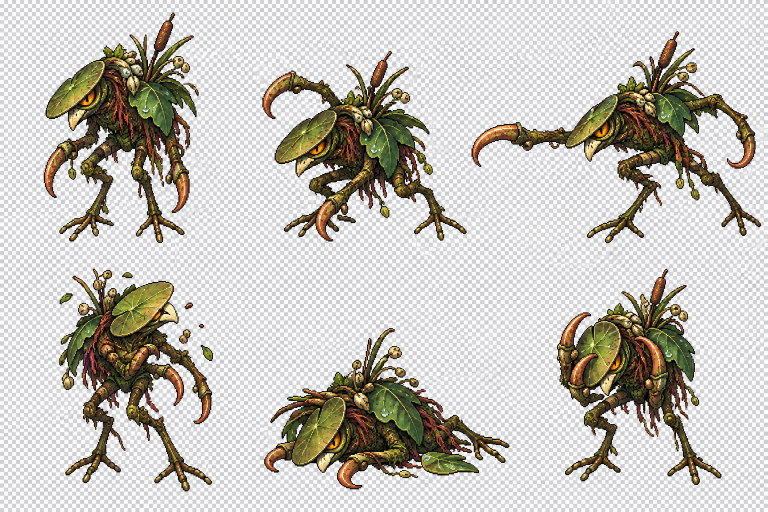
#> input picture games/chronoforge-echo/art/sources/bog-stalker-source.png, 1536 x 1024 px (shown at 1/2 size)
$ python compare-refs.py ../../../chronoforge-echo/art/sources/bog-stalker-source.png ../../../chronoforge-echo/art/sources/civic-culture-source.png
#> lines starting #> are read from the running program, lines starting #| are printed output that depends on the picture; after the words box and inside, x2 and y2 are one past the last pixel; in counts of white or black regions, pixels touching at a corner belong together
"""Compare two reference images as the shape pipeline sees them. Read-only.

  python3 docs/phase2/compare-refs.py <a.png> <b.png>

Needs Pillow and numpy:
  source docs/phase2/3d-gen/Hunyuan3D-2.1-mlx/.venv/bin/activate

Written to settle whether two inputs that produced different pipeline outcomes
were actually different inputs. Reports the chroma background, the subject's
framing, and the statistics of the 518-square tensor that reaches DINOv2 after
pipeline_mlx.preprocess_image — which is the only thing the model ever sees.
"""
import sys

import numpy as np
from PIL import Image

ENCODER_SIZE = 518  # ShapePipeline.image_encoder.image_size


def green_mask(rgb):
    r, g, b = (rgb[..., i].astype(np.int16) for i in range(3))
    return (g > 120) & (g - r > 45) & (g - b > 45)


def as_model_sees_it(path):
    """Mirror pipeline_mlx.preprocess_image: composite RGBA on white, resize, scale."""
    im = Image.open(path)
    if im.mode == "RGBA":
        bg = Image.new("RGB", im.size, (255, 255, 255))
        bg.paste(im, mask=im.split()[3])
        im = bg
    else:
        im = im.convert("RGB")
    im = im.resize((ENCODER_SIZE, ENCODER_SIZE), Image.BILINEAR)
    return np.asarray(im, dtype=np.float32) / 127.5 - 1.0


def report(path):
    im = Image.open(path)
    rgb = np.asarray(im.convert("RGB"))
    h, w = rgb.shape[:2]
    print(f"\n=== {path}  mode={im.mode} size={im.size}")

    if im.mode == "RGBA":
        alpha = np.asarray(im)[..., 3]
        # All-opaque alpha makes the composite-on-white a no-op, so an RGBA file
        # is not automatically a keyed one.
        print(f"  alpha: min={alpha.min()} max={alpha.max()} "
              f"opaque={(alpha == 255).mean():.3f} clear={(alpha == 0).mean():.3f}")

    mask = green_mask(rgb)
    if mask.any():
        px = rgb[mask].astype(np.float32)
        print(f"  green bg: frac={mask.mean():.3f} "
              f"mean={px.mean(0).round(1)} std={px.std(0).round(1)}")
    ys, xs = np.where(~mask)
    if len(ys):
        print(f"  subject: h_frac={(ys.max() - ys.min() + 1) / h:.3f} "
              f"w_frac={(xs.max() - xs.min() + 1) / w:.3f} "
              f"margins t={ys.min() / h:.3f} b={(h - 1 - ys.max()) / h:.3f}")

    t = as_model_sees_it(path)
    print(f"  as fed to DINOv2 ({ENCODER_SIZE}²): "
          f"mean={t.mean():+.4f} std={t.std():.4f}")
    return t


def main():
    if len(sys.argv) != 3:
        sys.exit(__doc__)
    a, b = sys.argv[1], sys.argv[2]
    ta, tb = report(a), report(b)
#> in report, im is the input picture: PIL image 1536x1024 RGB; mean R, G, B 197, 193.8, 186.7
#| === ../../../chronoforge-echo/art/sources/bog-stalker-source.png  mode=RGB size=(1536, 1024)
#> in green_mask, `return (g > 120) & (g - r > 45) & (g - b > 45)`:
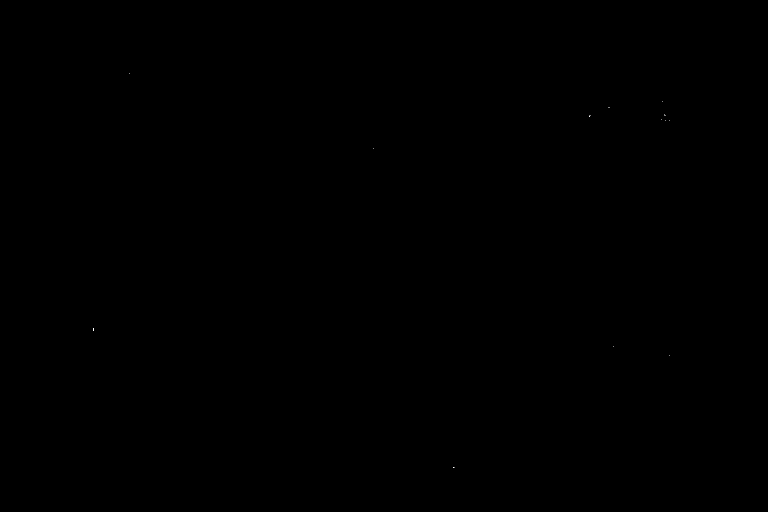
#> returned value: shape (1024, 1536) bool (shown at 1/2 size); 0% white in thin lines or dots, all inside (x1, y1, x2, y2) = (186, 146, 1340, 936)
#> in report, `px = rgb[mask].astype(np.float32)`: px = 29 rows, first 8: [158, 205, 152], [96, 144, 71], [127, 177, 122], [137, 185, 136], [104, 151, 103], [111, 162, 113], [117, 172, 118], [151, 198, 122]
#|   green bg: frac=0.000 mean=[108.6 158.   87.3] std=[20.9 20.7 31.5]
#|   subject: h_frac=1.000 w_frac=1.000 margins t=0.000 b=0.000
#|   as fed to DINOv2 (518²): mean=+0.5097 std=0.5582
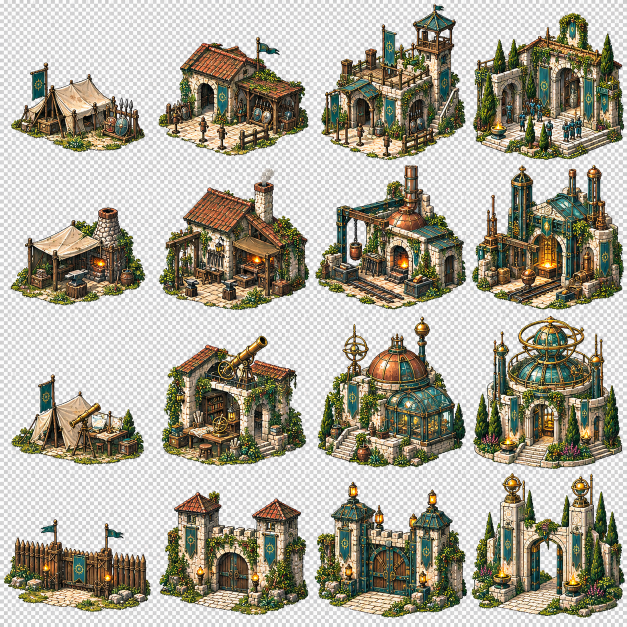
#> input picture games/chronoforge-echo/art/sources/civic-culture-source.png, 1254 x 1254 px (shown at 1/2 size)
#> in report, im is the input picture: PIL image 1254x1254 RGB; mean R, G, B 171.1, 166.8, 152.5
#| === ../../../chronoforge-echo/art/sources/civic-culture-source.png  mode=RGB size=(1254, 1254)
#> in green_mask (call 2), `r, g, b = (rgb[..., i].astype(np.int16) for i in range(3))`:
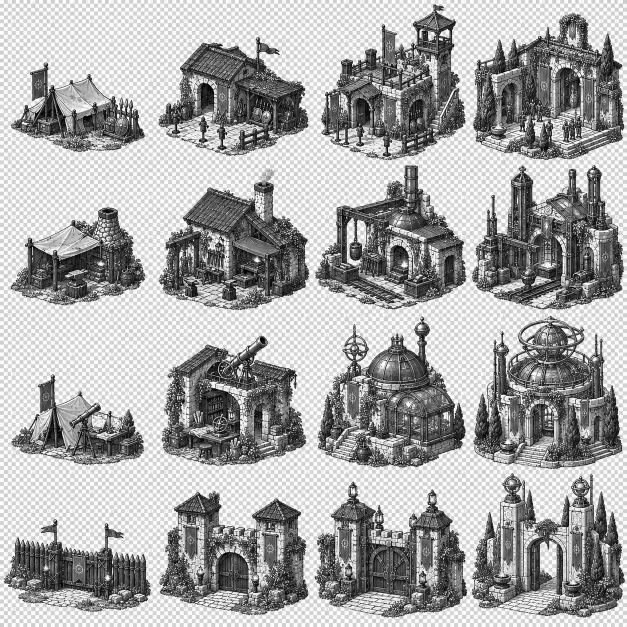
#> g: shape (1254, 1254) int16 (shown at 1/2 size); min 0, max 255, mean 166.8
#> in green_mask (call 2), `r, g, b = (rgb[..., i].astype(np.int16) for i in range(3))`:
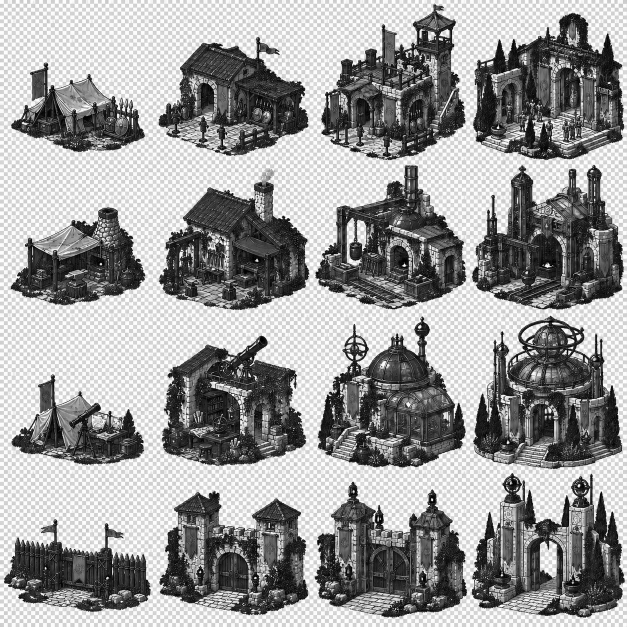
#> b: shape (1254, 1254) int16 (shown at 1/2 size); min 0, max 255, mean 152.5
#> in green_mask (call 2), `return (g > 120) & (g - r > 45) & (g - b > 45)`:
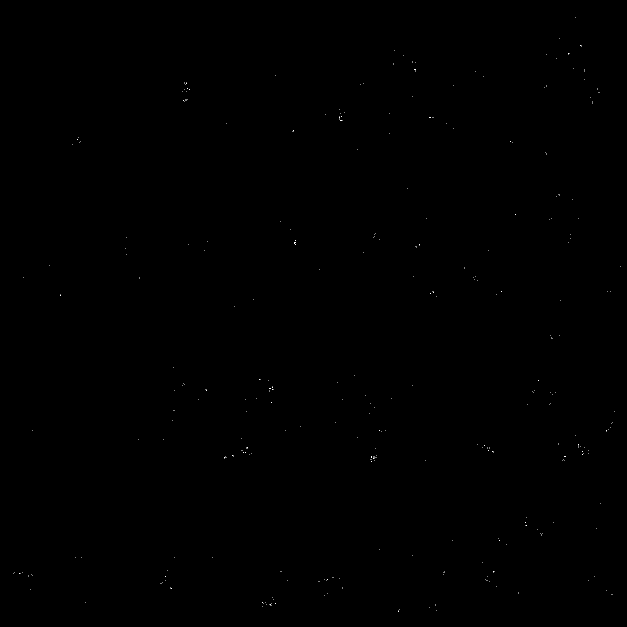
#> returned value: shape (1254, 1254) bool (shown at 1/2 size); 0.03% white in thin lines or dots
#> in report (call 2), `px = rgb[mask].astype(np.float32)`: px = 468 rows, first 8: [89, 138, 34], [71, 121, 50], [111, 158, 64], [72, 122, 44], [105, 158, 55], [62, 130, 56], [96, 152, 101], [127, 173, 111]
#|   green bg: frac=0.000 mean=[ 97.2 154.   79.5] std=[26.8 26.8 31.7]
#|   subject: h_frac=1.000 w_frac=1.000 margins t=0.000 b=0.000
#> in as_model_sees_it (call 2), `im = im.resize((ENCODER_SIZE, ENCODER_SIZE), Image.BILINEAR)`:
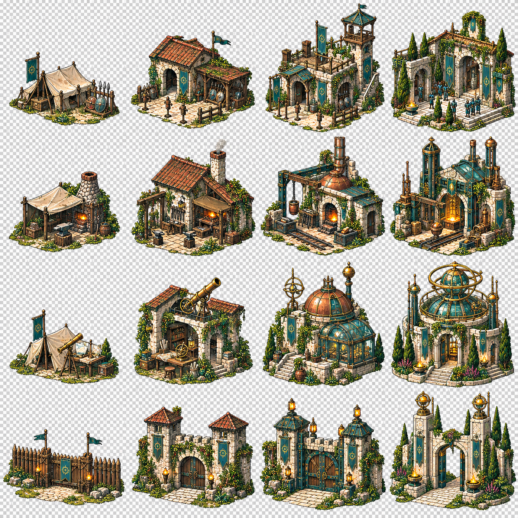
#> im: PIL image 518x518 RGB; mean R, G, B 171.1, 166.8, 152.5
#|   as fed to DINOv2 (518²): mean=+0.2820 std=0.6051

    print(f"\n=== difference")
    print(f"  518² tensor mean abs diff = {np.abs(ta - tb).mean():.4f}")
#|   518² tensor mean abs diff = 0.6433

    # Content comparison at a common size, so resolution alone does not register
    # as a difference in subject matter.
    n = min(Image.open(a).size[0], Image.open(b).size[0])
#> n = 1254
    ra, rb = (np.asarray(Image.open(p).convert("RGB").resize((n, n), Image.BILINEAR),
                         dtype=np.int16) for p in (a, b))
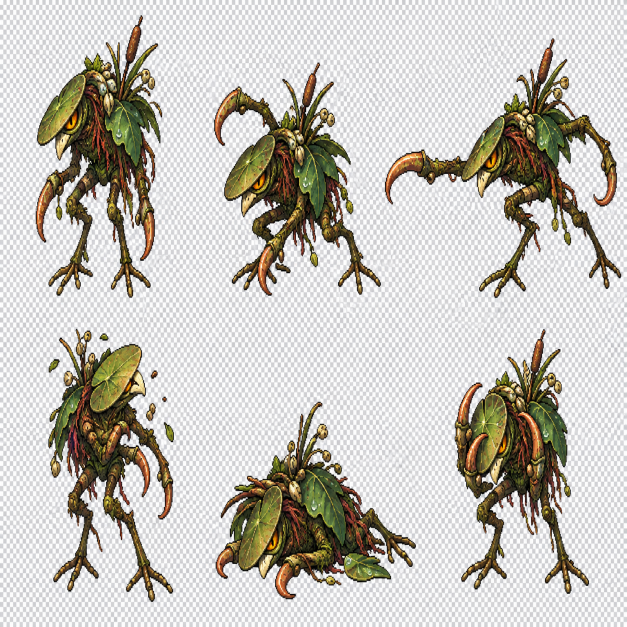
#> ra: shape (1254, 1254, 3) int16 (shown at 1/2 size); mean R, G, B 197, 193.8, 186.7
    d = np.abs(ra - rb).mean()
#> d = 86.5
    print(f"  pixels @{n}² mean abs diff = {d:.2f}"
          f"{'   <- same image, resampling noise only' if d < 5 else ''}")
#|   pixels @1254² mean abs diff = 86.50


if __name__ == "__main__":
    main()
